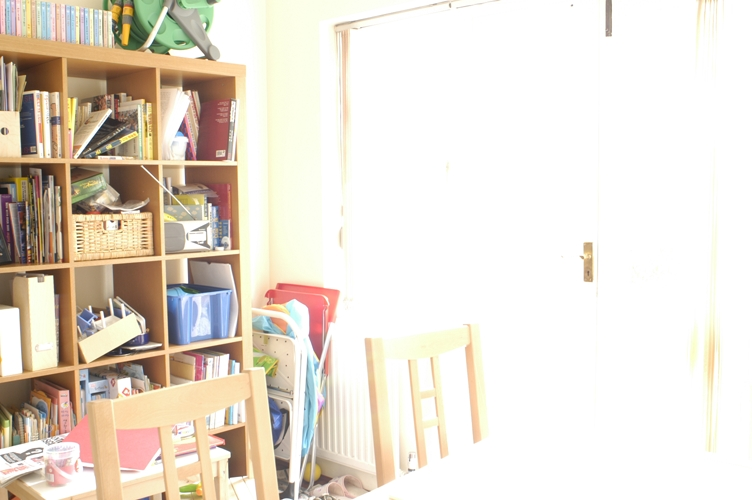
#> input picture test_image/house.jpg, 752 x 500 px, found by its file name
$ python house.py   (older library calls are emulated)
#> lines starting #> are read from the running program, lines starting #| are printed output that depends on the picture
import cv2
import numpy as np
import math
import matplotlib.pyplot as plt
import mpl_toolkits.axisartist as axisartist
from matplotlib.widgets import Slider,RadioButtons
from pic2str import housej
import base64

Xn=0.412453+0.357580+0.180423 #看課本有沒有
Yn=1.0
Zn=0.019334+0.119193+0.950227

def LaplacianSharpen(img,mode=0):
    height,width=img.shape
    new_img=np.zeros((height,width),dtype=np.float)
    padded_img=np.pad(img,((1,1),(1,1)),'reflect')
    core=np.array([[1,1,1],[1,-8,1],[1,1,1]])
    if mode==1:
        core=np.array([[0,1,0],[1,-4,1],[0,1,0]])
    for y in range(0,height):
        for x in range(0,width):
            new_img[y][x]=np.sum(padded_img[y:y+3,x:x+3]*core)
    result_img=np.clip(img-new_img,0,255).astype(np.uint8)
    return result_img

def GammaTrans(img,c=255,gamma=1.75):
    return np.clip(c*(np.power(img/float(np.max(img)),gamma)),0,255)

def HistogramEqual(img):
    height,width=img.shape
    value_dic={}
    for h in range(0,height):
        for w in range(0,width):
            value_dic[img[h][w]]=0
    for h in range(0,height):
        for w in range(0,width):
            value_dic[img[h][w]]+=1
    new_lt=sorted(value_dic.items())
    cdf=0.0
    new_img=np.zeros((height,width),dtype=np.float)
    for tp in new_lt:
        key,v=tp
        cdf+=v/(height*width)
        value_dic[key]=cdf
    # print(value_dic)
    for h in range(0,height):
        for w in range(0,width):
            new_img[h][w]=value_dic[img[h][w]]
    return np.clip(255*new_img,0,255)

def BGRToRGB(bgr_img):
    rgb_array=np.zeros(bgr_img.shape,dtype=np.uint8)
    rgb_array[:,:,0]=bgr_img[:,:,2]
    rgb_array[:,:,1]=bgr_img[:,:,1]
    rgb_array[:,:,2]=bgr_img[:,:,0]
    return rgb_array

def RGBToXYZ(bgr_img):
    img=np.clip(bgr_img.astype(np.float)/255,0,1)

    b_array=img[:,:,0]
    g_array=img[:,:,1]
    r_array=img[:,:,2]

    x_array=0.412453*r_array+0.357580*g_array+0.180423*b_array
    y_array=0.212671*r_array+0.715160*g_array+0.072169*b_array
    z_array=0.019334*r_array+0.119193*g_array+0.950227*b_array
    return (x_array,y_array,z_array)

def XYZToRGB(tp):
    x_array,y_array,z_array=tp
    r_array=3.240479*x_array-1.53715*y_array-0.498535*z_array
    g_array=-0.969256*x_array+1.875991*y_array+0.041556*z_array
    b_array=0.055648*x_array-0.204043*y_array+1.057311*z_array
    height,width=x_array.shape
    bgr_img=np.zeros((height,width,3),dtype=np.float)
    bgr_img[:,:,0]=np.clip(r_array*255,0,255)
    bgr_img[:,:,1]=np.clip(g_array*255,0,255)
    bgr_img[:,:,2]=np.clip(b_array*255,0,255)
    # cv2.imshow("lab_img",bgr_img.astype(np.uint8))
    # cv2.waitKey()
    return bgr_img.astype(np.uint8)

def inv_lab_f(lab_f):
    height,width=lab_f.shape
    lab_f_1=lab_f**3
    lab_f_2=(lab_f-(4/29))/((1/3)*((29/6)**2))
    arr=np.zeros((height,width),dtype=np.float)
    for h in range(0,height):
        for w in range(0,width):
            if lab_f_1[h][w]>((6/29)**3):
                arr[h][w]=lab_f_1[h][w]
            else:
                arr[h][w]=lab_f_2[h][w]
    return arr

def LabToXYZ(lab_img):
    L_array=lab_img[:,:,0]*100/255
    a_array=lab_img[:,:,1]
    b_array=lab_img[:,:,2]
    lab_f_y=(L_array+16)/116
    lab_f_x=(a_array-128)/500+lab_f_y
    lab_f_z=lab_f_y-(b_array-128)/200
    x_array=inv_lab_f(lab_f_x)*Xn
    y_array=inv_lab_f(lab_f_y)*Yn
    z_array=inv_lab_f(lab_f_z)*Zn
    return (x_array,y_array,z_array)

def lab_f(arr):
    height,width=arr.shape
    f_arr_1=arr**(1/3)
    f_arr_2=(1/3)*((29/6)**2)*arr+(4/29)
    f_arr=np.zeros((height,width),dtype=np.float)
    for h in range(0,height):
        for w in range(0,width):
            if arr[h][w]>((6/29)**3):
                f_arr[h][w]=f_arr_1[h][w]
            else:
                f_arr[h][w]=f_arr_2[h][w]
    return f_arr

def XYZToLab(tp):
    x_array,y_array,z_array=tp
    height,width=x_array.shape
    L_array=116*lab_f(y_array/Yn)-16
    a_array=500*(lab_f(x_array/Xn)-lab_f(y_array/Yn))
    b_array=200*(lab_f(y_array/Yn)-lab_f(z_array/Zn))
    lab_img=np.zeros((height,width,3),dtype=np.float)
    lab_img[:,:,0]=np.clip(L_array*255/100,0,255)
    lab_img[:,:,1]=np.clip(a_array+128,0,255)
    lab_img[:,:,2]=np.clip(b_array+128,0,255)
    return lab_img

def bgr_min(bgr_img):
    height,width,channel=bgr_img.shape
    min_img=np.zeros((height,width),dtype=np.float)
    for h in range(0,height):
        for w in range(0,width):
            min_img[h][w]=bgr_img[h][w].min()
    return min_img

def inv_cos(bgr_img):
    height,width,channel=bgr_img.shape
    b_array=bgr_img[:,:,0]
    g_array=bgr_img[:,:,1]
    r_array=bgr_img[:,:,2]
    f_x=(r_array-(g_array+b_array)/2)/(((r_array-g_array)**2+(r_array-b_array)*(g_array-b_array))**(1/2)+0.000001)
    theta=180*np.arccos(f_x)/np.pi
    h_array=np.zeros((height,width),dtype=np.float)
    for h in range(0,height):
        for w in range(0,width):
            if b_array[h][w]<=g_array[h][w]:
                h_array[h][w]=theta[h][w]
            else:
                h_array[h][w]=360-theta[h][w]
    return h_array

def HSIToRGB(hsi_img):
    i_array=hsi_img[:,:,2]/255
    s_array=hsi_img[:,:,1]/255
    h_array=hsi_img[:,:,0]/255*360
    height,width,channel=hsi_img.shape
    rgb_array=np.zeros((height,width,channel),dtype=np.float)
    r_array=rgb_array[:,:,0]
    g_array=rgb_array[:,:,1]
    b_array=rgb_array[:,:,2]
    for h in range(0,height):
        for w in range(0,width):
            if 0<=h_array[h][w]<120:
                b_array[h][w]=i_array[h][w]*(1-s_array[h][w])
                r_array[h][w]=i_array[h][w]*(1+(s_array[h][w]*np.cos(np.deg2rad(h_array[h][w]))/np.cos(np.deg2rad(60-h_array[h][w]))))
                g_array[h][w]=3*i_array[h][w]-(r_array[h][w]+b_array[h][w])
            elif 120<=h_array[h][w]<240:
                h_array[h][w]=h_array[h][w]-120
                r_array[h][w]=i_array[h][w]*(1-s_array[h][w])
                b_array[h][w]=3*i_array[h][w]-(r_array[h][w]+g_array[h][w])
                g_array[h][w]=i_array[h][w]*(1+(s_array[h][w]*np.cos(np.deg2rad(h_array[h][w]))/np.cos(np.deg2rad(60-h_array[h][w]))))
            elif 240<=h_array[h][w]<=360:
                h_array[h][w]=h_array[h][w]-240
                g_array[h][w]=i_array[h][w]*(1-s_array[h][w])
                r_array[h][w]=3*i_array[h][w]-(b_array[h][w]+g_array[h][w])
                b_array[h][w]=i_array[h][w]*(1+(s_array[h][w]*np.cos(np.deg2rad(h_array[h][w]))/np.cos(np.deg2rad(60-h_array[h][w]))))
    return np.clip(rgb_array*255,0,255).astype(np.uint8)

def RGBToHSI(bgr_img):
    height,width,channel=bgr_img.shape
    img=bgr_img/255
    temp_sum=img[:,:,0]+img[:,:,1]+img[:,:,2]
    h_array=(inv_cos(img)/360)*255
    i_array=((temp_sum)/3)*255
    s_array=(1-3*(bgr_min(img)/(temp_sum+0.000001)))*255
    hsi_img=np.zeros((height,width,channel),dtype=np.float)
    hsi_img[:,:,0]=h_array
    hsi_img[:,:,1]=s_array
    hsi_img[:,:,2]=i_array
    # cv2.imshow("hsi",hsi_img.astype(np.uint8))
    # cv2.waitKey()
    # print(hsi_img)
    return hsi_img

def ReadByteImg(func):
    byte_data = base64.b64decode(func)
    img_buffer_numpy = np.frombuffer(byte_data, dtype=np.uint8)
    return cv2.imdecode(img_buffer_numpy, cv2.IMREAD_UNCHANGED)

def PlotHisto(fig,data,ax_lt,x_pos,y_pos):
    pos_num=x_pos+y_pos
    ax = axisartist.Subplot(fig, 2,2,pos_num)
    fig.add_subplot(ax)
    ax_lt.append(ax)
    ax.imshow(data,cmap='gray')
    ax.axis["bottom"].set_visible(False)
    ax.axis["left"].set_visible(False)
    ax.axis["top"].set_visible(False)
    ax.axis["right"].set_visible(False)
    plt.tight_layout()

def GenerateLab(rgb_img):
    lab_img=XYZToLab(RGBToXYZ(rgb_img))
    lab_img[:,:,0]=LaplacianSharpen(lab_img[:,:,0])
    lab_img[:,:,0]=GammaTrans(lab_img[:,:,0],gamma=2.0)
    return XYZToRGB(LabToXYZ(lab_img))

def GenerateHSI(rgb_img):
    hsi_img=RGBToHSI(rgb_img)
    hsi_img[:,:,2]=LaplacianSharpen(hsi_img[:,:,2])
    hsi_img[:,:,2]=GammaTrans(hsi_img[:,:,2],gamma=2.0)
    return HSIToRGB(hsi_img)

def GenerateRGB(rgb_img,channel=3):
    new_img=np.zeros(rgb_img.shape,dtype=np.float)
    if channel==1:
        new_img=LaplacianSharpen(rgb_img)
        new_img=GammaTrans(new_img,gamma=2.75)
        # new_img=HistogramEqual(rgb_img)
    elif channel==3:
        new_img[:,:,0]=GenerateRGB(rgb_img[:,:,2],channel=1)
        new_img[:,:,1]=GenerateRGB(rgb_img[:,:,1],channel=1)
        new_img[:,:,2]=GenerateRGB(rgb_img[:,:,0],channel=1)
    return np.clip(new_img,0,255).astype(np.uint8)


house=cv2.imread('./house.jpg')
#> house is the input picture: shape (500, 752, 3); mean B, G, R 210.3, 222, 230.5
if type(house)==type(None):
    house=ReadByteImg(housej)

fig = plt.figure()
img_lt=[house]
ax_lt=[]
for i,(img) in enumerate(img_lt):
    lab_img=GenerateLab(img)
    rgb_img=GenerateRGB(img)
    hsi_img=GenerateHSI(img)
    PlotHisto(fig,BGRToRGB(img),ax_lt,i,1)
    PlotHisto(fig,rgb_img,ax_lt,i,2)
    PlotHisto(fig,lab_img,ax_lt,i,3)
    PlotHisto(fig,hsi_img,ax_lt,i,4)
#> this loop made 1 pass
#> pass 1, in RGBToXYZ, `b_array=img[:,:,0]`:
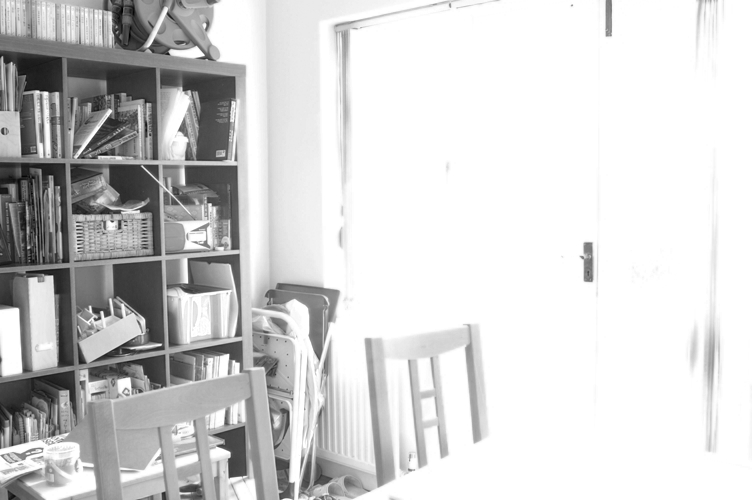
#> b_array: shape (500, 752) float64; min 0, max 1, mean 0.825
#> pass 1, in RGBToXYZ, `g_array=img[:,:,1]`:
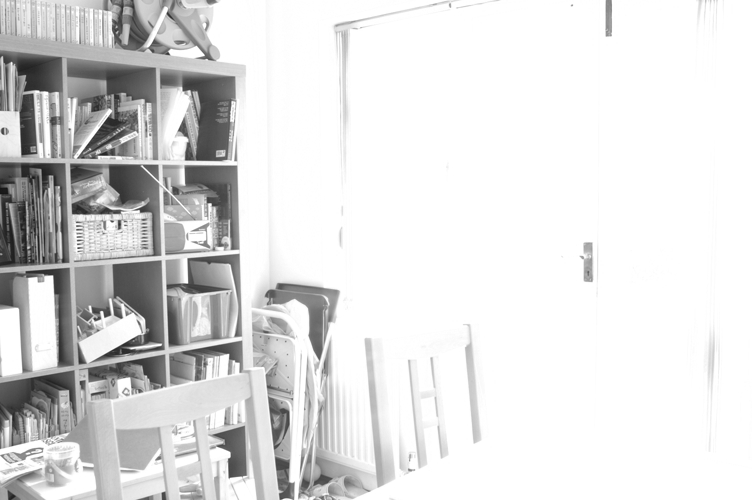
#> g_array: shape (500, 752) float64; min 0.0824, max 1, mean 0.871
#> pass 1, in RGBToXYZ, `r_array=img[:,:,2]`:
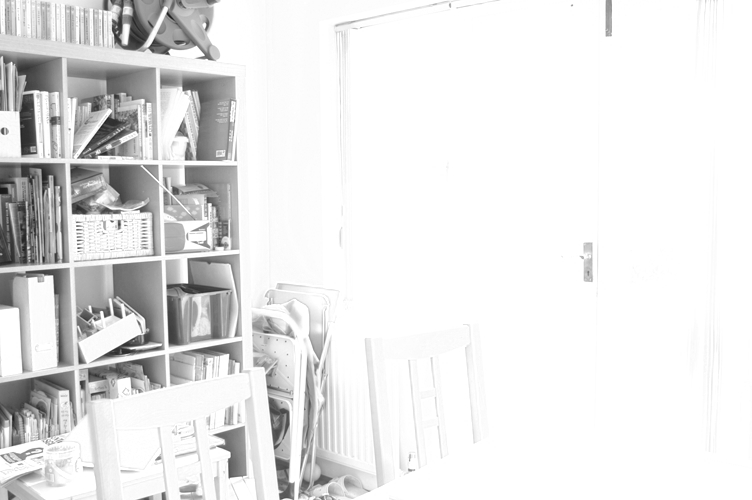
#> r_array: shape (500, 752) float64; min 0.0941, max 1, mean 0.904

plt.tight_layout()
plt.show()
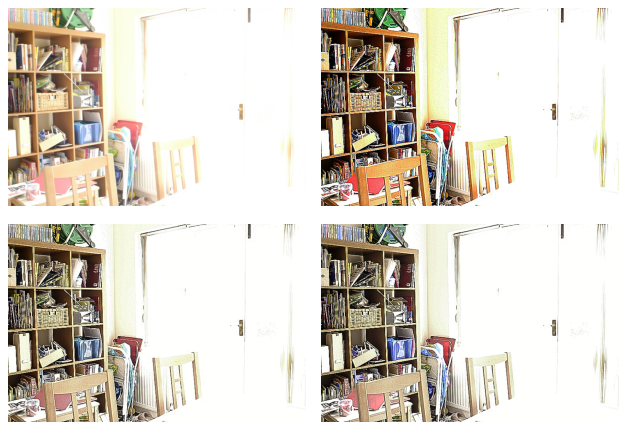
#> figure drawn by matplotlib, 4 panels
